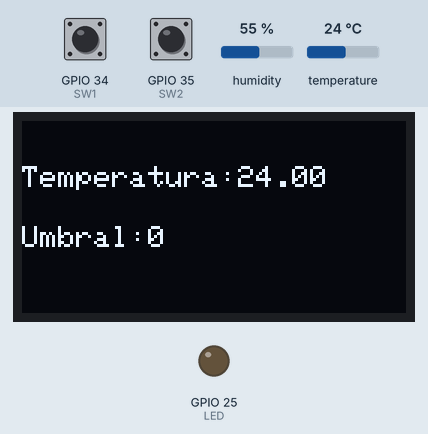
Recording of a sketch running on a simulated ESP32. Parts: 128×64 one-colour display, output pins drawn as LEDs (lit = HIGH). The inputs (shaded band) are chosen by the test bench; at power-on: temperature 24 °C, GPIO 34 (SW1) HIGH, GPIO 35 (SW2) HIGH, humidity 55 %. WiFi joins after 1.5 s; servers stay silent unless stated; what the sketch prints to the serial monitor is not drawn.

Above: at 5.5 s.
5.6 s: temperature set to 12 °C
At 7.3 s:
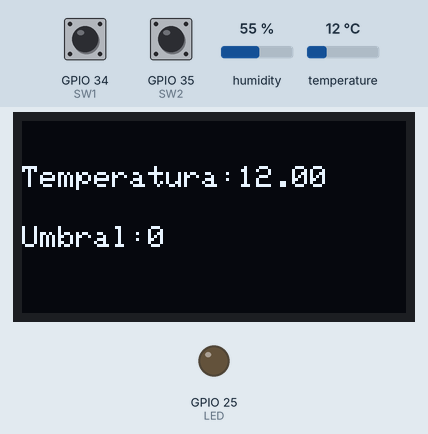
9.5 s: temperature set to 19 °C
16.1 s: temperature set to 28 °C
At 17.5 s:
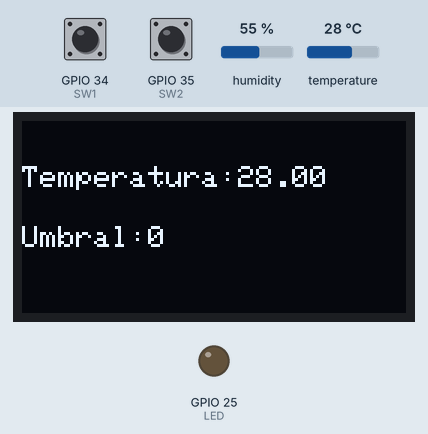
Timing chart, 0 to 19.1 s (numbered marks = the images above; inputs shaded):
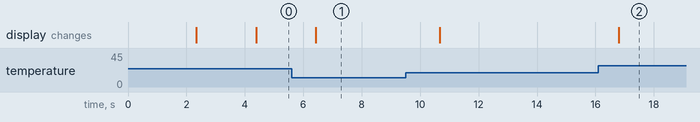

Measured:
- after the input at 5.6 s, the display: changes after 0.83 s (image 1)
- after the input at 16.1 s, the display: changes after 0.69 s (image 2)

The sketch:

TP3.ino
```cpp
/* Geronimo Martos y Denis Bae**/

#include <WiFi.h>
#include <WiFiClientSecure.h>
#include <UniversalTelegramBot.h>   // Universal Telegram Bot Library written by Brian Lough: https://github.com/witnessmenow/Universal-Arduino-Telegram-Bot
#include <ArduinoJson.h>
#include <Wire.h>
#include <Adafruit_GFX.h>
#include <Adafruit_SSD1306.h>
#include "DHT.h"

// credenciales de wifi
const char* ssid = "ORT-IoT";
const char* password = "OrtIOTnew22$2";

// Initialize Telegram BOT
#define BOTtoken "6235430638:AAGYaEncOpMHo7J3kIw5olG0G2n1nZYe9t4"  // cambiar por token

#define  CHAT_ID "1838958839" ///

WiFiClientSecure client;
UniversalTelegramBot bot(BOTtoken, client);

int botRequestDelay = 1000; /// intervalo
unsigned long lastTimeBotRan; /// ultimo tiempo

const int ledPin = 2; /// pin led
bool ledState = LOW;
//-----


#define SCREEN_WIDTH 128 // OLED display width, in pixels
#define SCREEN_HEIGHT 64 // OLED display height, in pixels

// Declaration for an SSD1306 display connected to I2C (SDA, SCL pins)
Adafruit_SSD1306 display(SCREEN_WIDTH, SCREEN_HEIGHT, &Wire, -1);

//TEMPERATURA


#define DHTPIN 23
#define DHTTYPE DHT11
#define TEMP 27

#define LED 25
#define SW1 34
#define SW2 35

#define PANTALLA_UNO 0
#define ESPERA_1 1
#define ESPERA_2 2
#define ESPERA_3 3
#define ESPERA_4 4
#define ESPERA_5 5
#define PANTALLA_DOS 6
#define RESTA 7
#define SUMA 8
#define ESPERA_6 9

#define INTERVALO 5000
#define INTERVALO2 30000

DHT dht(DHTPIN, DHTTYPE);

float temperaturaActual;
float tempVieja;

int funcionamiento;

int lecturaSW1;
int lecturaSW2;

int valorUmbral;

int hora;
int minuto;
int seg;
int minuto2;
int seg2;
int minutos = 60;
int segundos = 30;

unsigned long currentMillis;
unsigned long currentMillis2;

boolean flagAlerta;

void setup() {

  //telegram
  // Connect to Wi-Fi
  WiFi.mode(WIFI_STA);
  WiFi.begin(ssid, password);
  client.setCACert(TELEGRAM_CERTIFICATE_ROOT);

  ///bloquea el programa si no se puede conectar a internet
  while (WiFi.status() != WL_CONNECTED) {
    delay(1000);
    Serial.println("Connecting to WiFi..");
  }
  // Print ESP32 Local IP Address
  Serial.println(WiFi.localIP());
  bot.sendMessage(CHAT_ID, "Conexion completa", "");
  //----

  pinMode(LED, OUTPUT);
  pinMode(SW1, INPUT_PULLUP);
  pinMode(SW2, INPUT_PULLUP);

  pinMode(TEMP, INPUT);

  Serial.begin(115200);
  dht.begin();


  if (!display.begin(SSD1306_SWITCHCAPVCC, 0x3C)) { // Address 0x3D for 128x64
    Serial.println(F("SSD1306 allocation failed"));
    for (;;);
  }
  delay(2000);

  display.clearDisplay();

  display.setTextSize(1);
  display.setTextColor(WHITE);
  unsigned long currentMillis = millis();

}


void loop() {

  tempVieja = temperaturaActual;
  temperaturaActual = dht.readTemperature();

  lecturaSW1 = digitalRead(SW1);
  lecturaSW2 = digitalRead(SW2);

  switch (funcionamiento) {

    case PANTALLA_UNO:
      Serial.println("PRIMERA PANTALLA");

      if (tempVieja != temperaturaActual) {
        display.clearDisplay();

      }

      pantallaUno();

      if (lecturaSW1 == LOW && lecturaSW2 == HIGH) {
        funcionamiento = ESPERA_1;
        currentMillis = millis();
      }
      else {
        alertaTemperatura();
        tiempoBot();
      }
      break;

    case ESPERA_1:
      Serial.println("ESPERA SW1");


      if (lecturaSW1 == HIGH ) {
        funcionamiento = ESPERA_2;
        display.clearDisplay();
        currentMillis = millis();
      }

      tiempoEspera();

      break;

    case ESPERA_2:
      Serial.println("ESPERA SW2");

      if (lecturaSW2 == LOW ) {
        funcionamiento = ESPERA_3;
        display.clearDisplay();
        currentMillis = millis();
      }

      tiempoEspera();


      break;

    case ESPERA_3:
      Serial.println("ESPERA SW2");

      if (lecturaSW2 == HIGH ) {
        funcionamiento = ESPERA_4;
        display.clearDisplay();
        currentMillis = millis();
      }

      tiempoEspera();

      break;

    case ESPERA_4:
      Serial.println("ESPERA SW1");

      if (lecturaSW1 == LOW ) {
        funcionamiento = ESPERA_5;
        display.clearDisplay();
        currentMillis = millis();
      }

      tiempoEspera();


      break;

    case ESPERA_5:
      Serial.println("ESPERA SW1");

      if (lecturaSW1 == HIGH ) {
        funcionamiento = PANTALLA_DOS;
        display.clearDisplay();
      }
      tiempoEspera();

      break;

    case PANTALLA_DOS:
      Serial.println("UMBRAL SUMA O RESTA");


      pantallaDos();


      if (lecturaSW1 == LOW) {
        funcionamiento = RESTA;
      }

      if (lecturaSW2 == LOW) {
        funcionamiento = SUMA;
      }

      break;


    case RESTA:
      Serial.println("RESTA UMBRAL");

      if  (valorUmbral < 0) {
        valorUmbral = 0;
      }

      if (lecturaSW1 == HIGH) {
        valorUmbral -= 1;
        display.clearDisplay();
        funcionamiento = PANTALLA_DOS;

      }

      if (lecturaSW2 == LOW) {
        funcionamiento = ESPERA_6;
      }

      break;

    case SUMA:
      Serial.println("SUMA UMBRAL");


      if (lecturaSW2 == HIGH) {
        valorUmbral += 1;
        display.clearDisplay();
        funcionamiento = PANTALLA_DOS;
      }

      if (lecturaSW1 == LOW) {
        funcionamiento = ESPERA_6;
      }

      break;

    case ESPERA_6:
      Serial.println("PANTALLA 1");

      if (lecturaSW1 == HIGH && lecturaSW2 == HIGH) {
        display.clearDisplay();
        funcionamiento = PANTALLA_UNO;
      }
      break;

  }
}

void pantallaUno() {
  display.setCursor(0, 15);
  display.print("Temperatura:");
  display.print(temperaturaActual);
  display.setCursor(0, 35);
  display.print("Umbral:");
  display.print(valorUmbral);
  display.display();
}

void pantallaDos() {

  display.setCursor(0, 25);
  display.print("Umbral:");
  display.println(valorUmbral);
  display.display();
}

void tiempoEspera() {
  unsigned long tiempoActual = millis();
  if (tiempoActual - currentMillis >= INTERVALO) {
    currentMillis = tiempoActual;
    funcionamiento = PANTALLA_UNO;
  }
}

void handleNewMessages(int numNewMessages) {
  Serial.println("Mensaje nuevo");
  Serial.println(String(numNewMessages));

  for (int i = 0; i < numNewMessages; i++) {
    // inicio de verificacion
    String chat_id = String(bot.messages[i].chat_id);
   /* if (chat_id != CHAT_ID) {  ////si el id no corresponde da error . en caso de que no se quiera comprobar el id se debe sacar esta parte
      bot.sendMessage(chat_id, "Unauthorized user", "");
      continue;
    }
    ///fin de verificacion
*/
    // imprime el msj recibido
    String text = bot.messages[i].text;
    Serial.println(text);

    String from_name = bot.messages[i].from_name;

    if (text == "/temperatura") {
      bot.sendMessage(chat_id, (String) temperaturaActual, "");
    }

    if (text == "/umbral") {
      bot.sendMessage(chat_id, (String) valorUmbral, "");

    }
  }
}

void tiempoBot() {
  /*  if (lecturaSW1 == LOW && lecturaSW2 == HIGH) {
      funcionamiento = ESPERA_1;
      currentMillis = millis();
      return;
    }
  */
  if (millis() > lastTimeBotRan + botRequestDelay) {

    int numNewMessages = bot.getUpdates(bot.last_message_received + 1);

    while (numNewMessages) {
      Serial.println("Veo los msj nuevos");
      handleNewMessages(numNewMessages);
      numNewMessages = bot.getUpdates(bot.last_message_received + 1);
    }
    lastTimeBotRan = millis();
  }
}

void alertaTemperatura() {

  if (valorUmbral > 0) {
    if ((temperaturaActual > valorUmbral) && (flagAlerta == 0)) {
      bot.sendMessage(CHAT_ID, "Se supero el umbral", "");
      flagAlerta = 1;
    }
  }

  //unsigned long tiempoActual2 = millis();
  if (millis() - currentMillis2 >= INTERVALO2) {

    currentMillis2 = millis();
    flagAlerta = !flagAlerta;
  }
}
```
